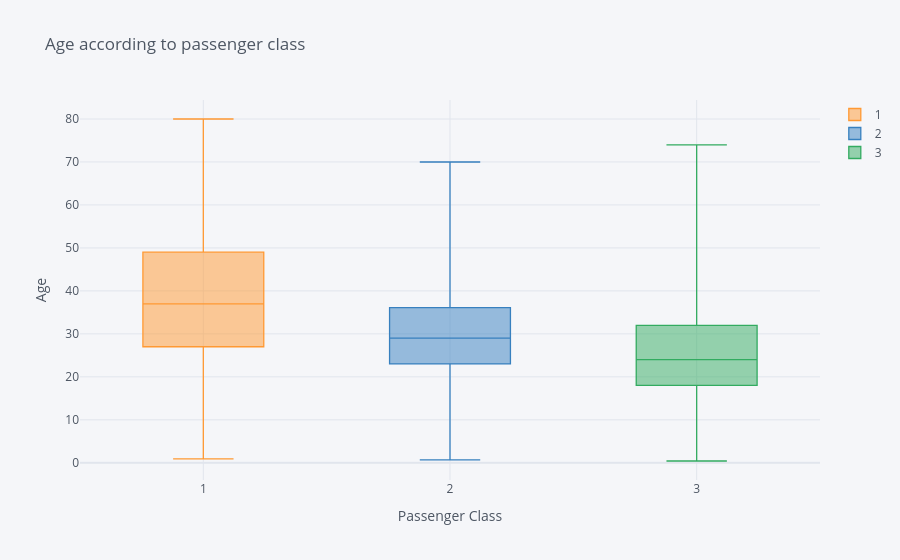

The cell this chart's notebook holds for it:
### Code cell
# chekcing age per class
train.pivot(columns='Pclass', values='Age').iplot(kind='box', xTitle= 'Passenger Class',yTitle='Age', title = "Age according to passenger class")

### Figure 1 — Plotly figure (JSON) as saved in the notebook; plotly's stock layout.template omitted (floating-point values rounded to 4 significant figures; data arrays with more than 128 entries replaced by an {"elided": "..."} marker saying what was removed)
{"data": [{"boxpoints": false, "line": {"width": 1.3}, "marker": {"color": "rgba(255, 153, 51, 1.0)"}, "name": "1", "orientation": "v", "type": "box", "y": {"elided": "891 float values"}}, {"boxpoints": false, "line": {"width": 1.3}, "marker": {"color": "rgba(55, 128, 191, 1.0)"}, "name": "2", "orientation": "v", "type": "box", "y": {"elided": "891 float values"}}, {"boxpoints": false, "line": {"width": 1.3}, "marker": {"color": "rgba(50, 171, 96, 1.0)"}, "name": "3", "orientation": "v", "type": "box", "y": {"elided": "891 float values"}}], "layout": {"legend": {"bgcolor": "#F5F6F9", "font": {"color": "#4D5663"}}, "paper_bgcolor": "#F5F6F9", "plot_bgcolor": "#F5F6F9", "title": {"font": {"color": "#4D5663"}, "text": "Age according to passenger class"}, "xaxis": {"gridcolor": "#E1E5ED", "showgrid": true, "tickfont": {"color": "#4D5663"}, "title": {"font": {"color": "#4D5663"}, "text": "Passenger Class"}, "zerolinecolor": "#E1E5ED"}, "yaxis": {"gridcolor": "#E1E5ED", "showgrid": true, "tickfont": {"color": "#4D5663"}, "title": {"font": {"color": "#4D5663"}, "text": "Age"}, "zerolinecolor": "#E1E5ED"}}}
